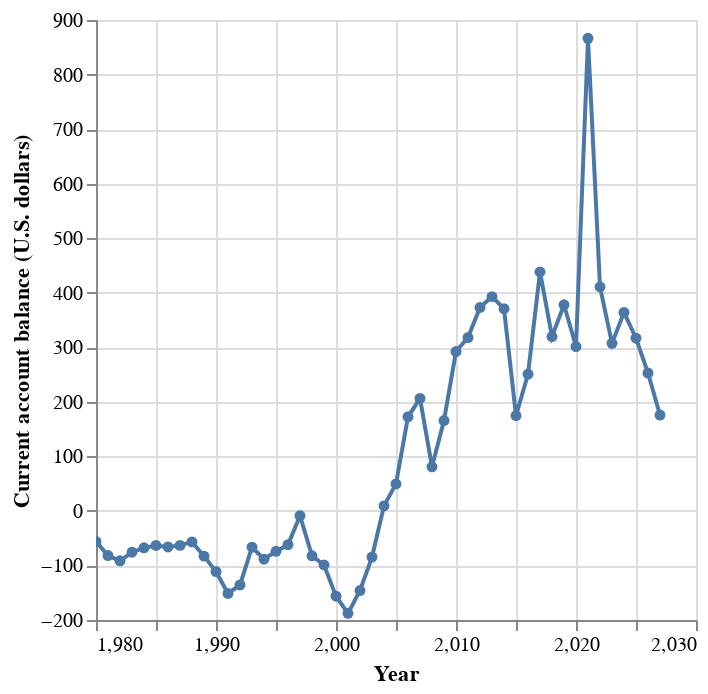

The code cell stored with this chart in its notebook:
### Code cell
alt.Chart(df_tmp).mark_line(point=True).encode(
    alt.X('Year').title('Year'),
    alt.Y('World').title(subject+' ('+units+')'),
    tooltip=['Year', 'World']
).interactive()

### Figure 1 — Vega-Lite specification as saved in the notebook (floating-point values rounded to 4 significant figures)
{"config": {"view": {"continuousWidth": 300, "continuousHeight": 300}}, "data": {"name": "data-2f72e9b55872a5428683916cdf764117"}, "mark": {"type": "line", "point": true}, "encoding": {"tooltip": [{"field": "Year", "type": "quantitative"}, {"field": "World", "type": "quantitative"}], "x": {"field": "Year", "title": "Year", "type": "quantitative"}, "y": {"field": "World", "title": "Current account balance (U.S. dollars)", "type": "quantitative"}}, "params": [{"name": "param_6", "select": {"type": "interval", "encodings": ["x", "y"]}, "bind": "scales"}], "$schema": "https://vega.github.io/schema/vega-lite/v5.8.0.json", "datasets": {"data-2f72e9b55872a5428683916cdf764117": [{"Year": 1980, "World": -55.91}, {"Year": 1981, "World": -81.78}, {"Year": 1982, "World": -91.53}, {"Year": 1983, "World": -75.69}, {"Year": 1984, "World": -67.71}, {"Year": 1985, "World": -63.33}, {"Year": 1986, "World": -66.06}, {"Year": 1987, "World": -63.22}, {"Year": 1988, "World": -56.85}, {"Year": 1989, "World": -82.93}, {"Year": 1990, "World": -111.1}, {"Year": 1991, "World": -151.4}, {"Year": 1992, "World": -135.7}, {"Year": 1993, "World": -66.57}, {"Year": 1994, "World": -88.54}, {"Year": 1995, "World": -74.03}, {"Year": 1996, "World": -62.03}, {"Year": 1997, "World": -8.692}, {"Year": 1998, "World": -82.31}, {"Year": 1999, "World": -98.94}, {"Year": 2000, "World": -156.4}, {"Year": 2001, "World": -187.8}, {"Year": 2002, "World": -146.0}, {"Year": 2003, "World": -84.61}, {"Year": 2004, "World": 9.269}, {"Year": 2005, "World": 49.51}, {"Year": 2006, "World": 172.5}, {"Year": 2007, "World": 206.2}, {"Year": 2008, "World": 80.89}, {"Year": 2009, "World": 165.6}, {"Year": 2010, "World": 292.2}, {"Year": 2011, "World": 317.8}, {"Year": 2012, "World": 372.9}, {"Year": 2013, "World": 392.8}, {"Year": 2014, "World": 370.6}, {"Year": 2015, "World": 174.6}, {"Year": 2016, "World": 250.6}, {"Year": 2017, "World": 438.1}, {"Year": 2018, "World": 319.6}, {"Year": 2019, "World": 377.9}, {"Year": 2020, "World": 301.3}, {"Year": 2021, "World": 866.4}, {"Year": 2022, "World": 410.9}, {"Year": 2023, "World": 307.2}, {"Year": 2024, "World": 364.0}, {"Year": 2025, "World": 316.7}, {"Year": 2026, "World": 252.7}, {"Year": 2027, "World": 175.7}]}}
